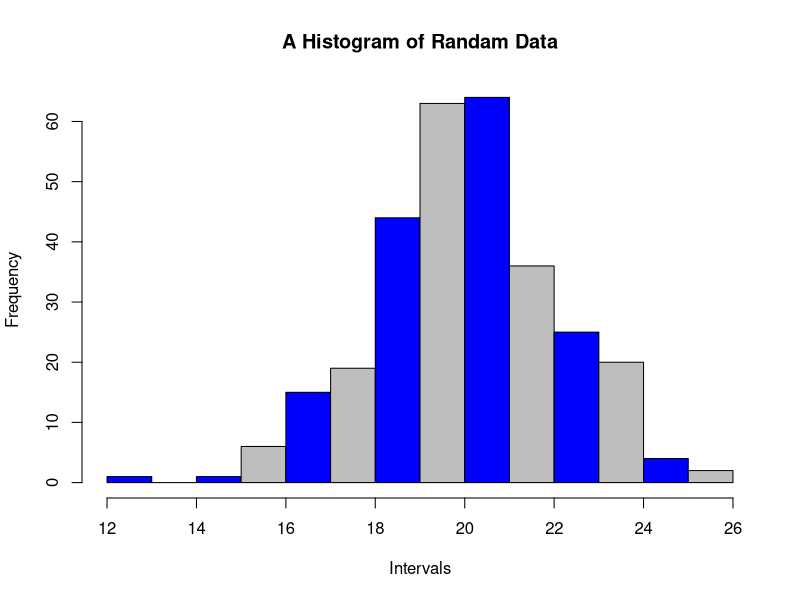
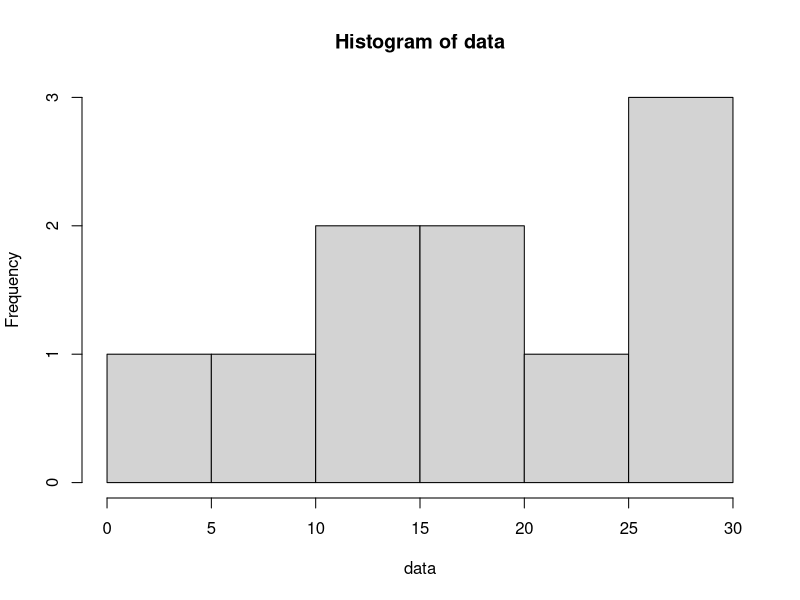
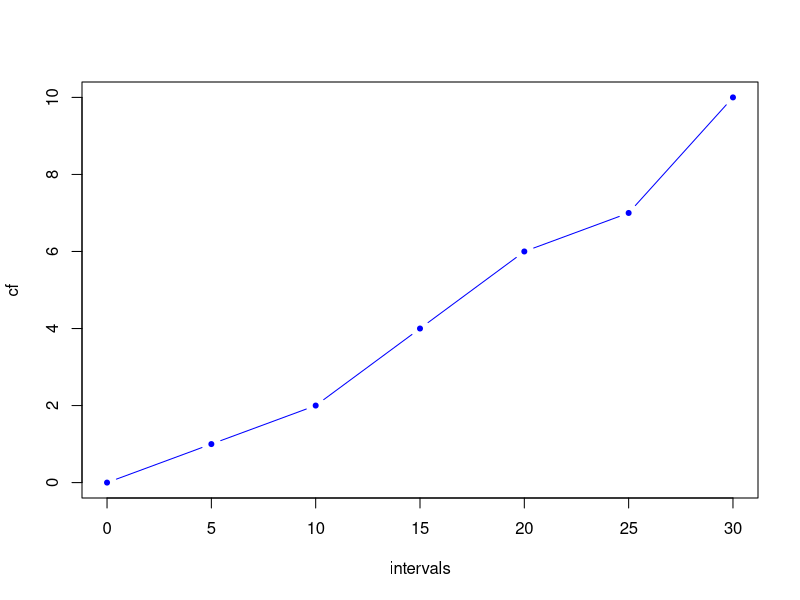
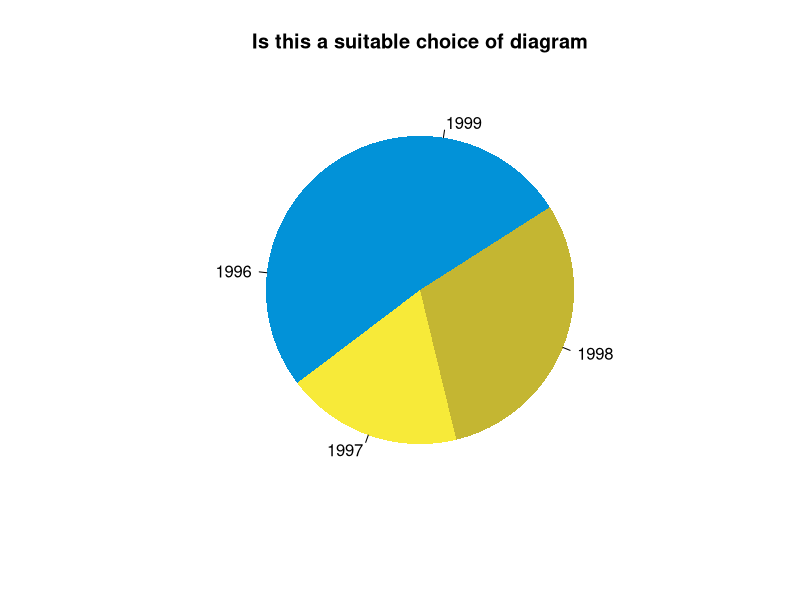
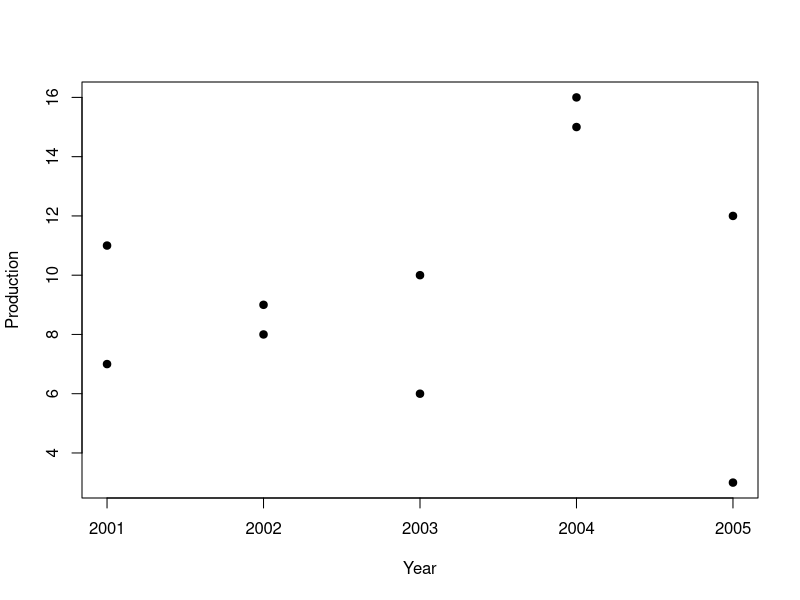

These figures' R source, in order:
## ---- chunk 1
hist(rnorm(300, 20, 2), main = "A Histogram of Randam Data", xlab = "Intervals",
     col = c("blue", "grey"))
## ---- chunk 2
data <- c(16, 26, 12, 10, 27, 30, 14,  1, 25, 20)
stem(data)
## ---- chunk 3
data <- c(16, 26, 12, 10, 27, 30, 14,  1, 25, 20)
h <- hist(data)
## ---- chunk 4
intervals <- seq(from = min(h$breaks), to = max(h$breaks), by = h$breaks[2] - h$breaks[1])
intervals <- c(0, intervals[-1])
## Cumulative sums
cf = c(0, cumsum(h$counts))
plot(intervals, cf, type = "b", col = "blue", pch = 20)
## ---- chunk 5
x <- c(76, 58, 95, 85)
pie(x, c(1996:1999),
    col = c('#0292D8', '#F7EA39', '#C4B632'),
     init.angle = 130, border = NA,
    main="Is this a suitable choice of diagram")
## ---- chunk 6

## ---- chunk 7
(h <- head(mtcars[1:5], 8))
summary(h[1:3])
## ---- chunk 8
set.seed(100)
x <- sample(60,10)
x
## ---- chunk 9
mean(x)
## ---- chunk 10
x <- c(2, 2, 3, 3, 5, 5, 5, 8, 8, 9)
mean(x)
## ---- chunk 11
round(83/14, 2)
## ---- chunk 12
set.seed(100)
x <- sample(1000:1050, 6)
x
## ---- chunk 13
y <- x-1020
print("The new values are")
y
## ---- chunk 14
paste0("Mean of y is ", round(mean(y),2))
paste0("Mean of x is ", round(mean(y)+1020,2))
## ---- chunk 15
x <- seq(11,21,2)
f <- c(4,5,3,5,7,2)
## ---- chunk 16
x <- c(20,15,12)
w <- c(10,5,4)
## ---- chunk 17
set.seed(10)
rank <- data.frame(Competitor = 1:10,
                   Judge_1 = sample(10:20, 10))
rank$Judge_2 <- sample(8:20, 10)
rank$rank_1 <- rank(-rank$Judge_1)
rank$rank_2 <- rank(-rank$Judge_2)
knitr:: kable(
  head(rank, 10, booktabs = TRUE)
)
## ---- chunk 18
set.seed(10)
ts <- data.frame(Year = 2001:2005,
                 Production = sample(20,10))
knitr::kable(head(ts, 5, booktabs = TRUE)
             )
## ---- chunk 19
knitr::kable(ts)
## ---- chunk 20
plot(ts, pch=19)
## ---- chunk 21
knitr::kable(ts)
